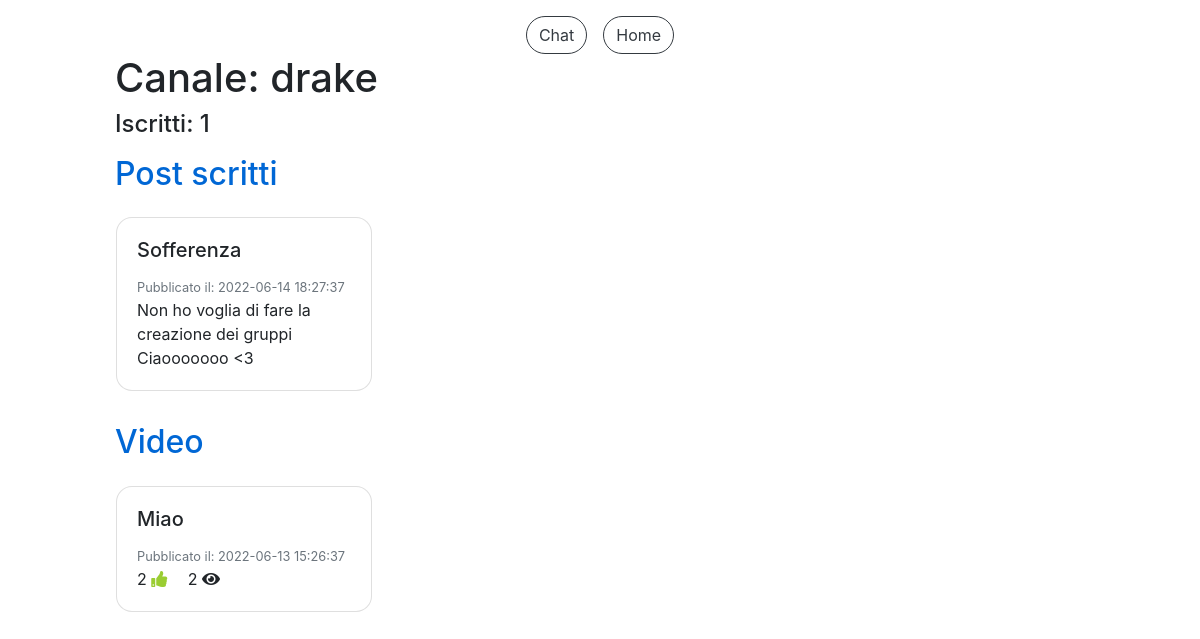
The page /canale.php?canale=drake (signed in) on the database as committed earlier.
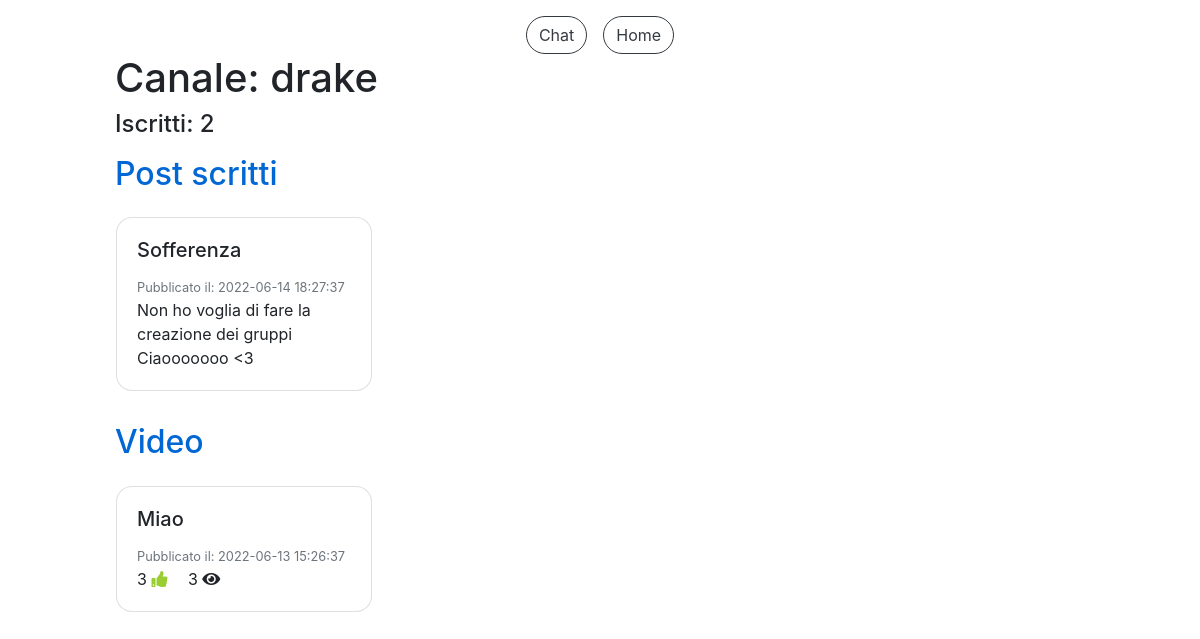
The same page on the database as committed later.
### tables this page shows
CREATE TABLE `accounts` (
  `IdAccount` int(11) NOT NULL,
  `Username` varchar(40) NOT NULL,
  `Mail` varchar(40) NOT NULL,
  `Password` varchar(100) NOT NULL,
  `Canale` tinyint(1) NOT NULL,
  `NumeroIscritti` int(11) DEFAULT NULL
);

CREATE TABLE `video` (
  `IdVideo` int(11) NOT NULL,
  `Titolo` varchar(100) NOT NULL,
  `SorgenteVideo` varchar(300) NOT NULL,
  `DataPubblicazione` datetime NOT NULL DEFAULT current_timestamp(),
  `NumeroLike` int(11) NOT NULL DEFAULT 0,
  `NumeroVisualizzazioni` int(11) NOT NULL DEFAULT 0,
  `IdAccount` int(11) NOT NULL
);

### check_canale.php (called while the page is built, shortened)
<?php
  include("db.php");
  $sql="SELECT * FROM Accounts WHERE IdAccount=?";
  $query=$db->prepare($sql);
  $dati=array($_SESSION["loginID"]);
  $query->execute($dati);
  $ris=$query->fetchAll();
?>

### canale.php (the view, shortened to what this page needs)
<!DOCTYPE html>
<html>
<head>
  <link rel="stylesheet" href="css/style.css">
  <link rel="stylesheet" href="css/custom_style.css">
</head>
<body>
  <?php
    include("db.php");
    include("check_canale.php");
  ?>
  <div class="container-fluid pt-3">
    <div class="row justify-content-center">
      <?php
        echo '<button type="button" class="btn btn-outline-dark mr-3" onclick="location.href=\'chat.php?username='. $_GET["canale"] .'\'">Chat</button>';
      ?>
      <button type="button" class="btn btn-outline-dark" onclick="location.href='home.php'">Home</button>
    </div>
    <div class="row justify-content-center">
      <div class="col-10">
        <h1>Canale: <?php echo $_GET["canale"]; ?></h1>
        <h4>Iscritti:
        <?php
          $sql="SELECT * FROM Accounts WHERE Username=?";
          $query=$db->prepare($sql);
          $dati=array($_GET["canale"]);
          $query->execute($dati);
          $ris=$query->fetchAll();
          foreach($ris as $row) {
            echo $row["NumeroIscritti"];
          }
        ?>
        </h4>
        <h2 class="titleText mt-3">Post scritti</h2>
        <div class="row">
          <?php
          $sql="SELECT * FROM Post_Scritti s, Accounts a WHERE a.IdAccount=s.IdAccount AND a.Username=? ORDER BY DataPubblicazione DESC";
          $query=$db->prepare($sql);
          $dati=array($_GET["canale"]);
          $query->execute($dati);
          $ris=$query->fetchAll();
          foreach($ris as $row) {
            echo '<div class="card m-3" style="width: 16rem;">
                    <div class="card-body">
                      <h5 class="card-title">'. $row["Titolo"] .'</h5>
                      <p class="card-text">
                        <small class="text-muted">Pubblicato il: '. $row["DataPubblicazione"] .'</small><br>
                        '. $row["TestoPost"] .'<br>
                      </p>
                    </div>
                  </div>';
          }
          ?>
        </div>
        <h2 class="titleText mt-3">Video</h2>
        <div id="postVideo" class="row">
          <?php
          $sql="SELECT * FROM Video v JOIN Accounts a ON v.IdAccount=a.IdAccount WHERE a.Username=?";
          $query=$db->prepare($sql);
          $dati=array($_GET["canale"]);
          $query->execute($dati);
          $ris=$query->fetchAll();
          foreach($ris as $row) {
            $sql="SELECT * FROM Video v, Visualizzazioni vis, Accounts a WHERE v.IdVideo=vis.IdVideo AND a.IdAccount=vis.IdAccount AND vis.IdAccount=? AND vis.IdVideo=?";
            $query=$db->prepare($sql);
            $dati=array($_SESSION["loginID"], $row["IdVideo"]);
            $query->execute($dati);
            $risVis=$query->fetchAll();
            $tempoVis=-1;
            foreach($risVis as $vis) {
              $tempoVis=$vis["TempoVisualizzazione"];
            }
            echo '<div class="card card-video m-3" style="width: 16rem;">
                    <div class="card-body card-video" onclick="location.href=\'video.php?id='. $row["IdVideo"] .'&titolo='. $row["Titolo"] .'&video='. $row["SorgenteVideo"] .'&time='. $tempoVis .'\'">
                      <h5 class="card-title card-video">'. $row["Titolo"] .'</h5>
                      <p class="card-text card-video">
                        <small class="text-muted">Pubblicato il: '. $row["DataPubblicazione"] .'</small><br>
                        '. $row["NumeroLike"] .' <i class="fa fa-thumbs-up mr-3"></i>
                        '. $row["NumeroVisualizzazioni"] .' <i class="fa fa-eye"></i>
                      </p>
                    </div>
                  </div>';
          }
          ?>
        </div>
      </div>
    </div>
  </div>
</body>
</html>

Rows that differ between the two databases and show on the page:
changed accounts: NumeroIscritti "1" → "2"
changed video "Miao": NumeroLike "2" → "3"; NumeroVisualizzazioni "2" → "3"
